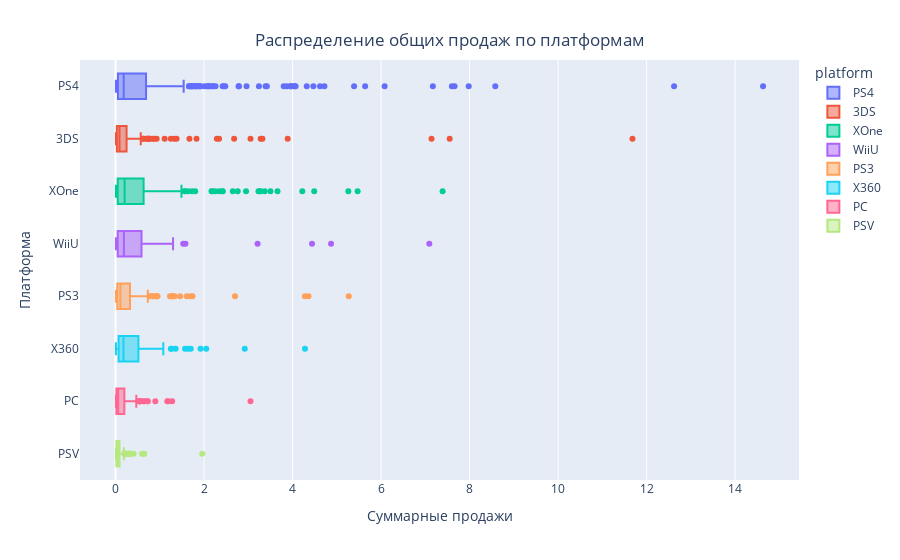

Notebook source saved alongside this figure:
### Markdown cell above
<div class="alert alert-block alert-success">
<b>✅Комментарий ревьюера 2:</b> Отлично, исправлено!👍  </div>

### Code cell
top = top_platforms(data_actual, 8, only_top=True)
fig = px.box(data_actual.query('platform in @top'), 
             y='platform', x="total_sales", 
             color='platform', orientation='h')
fig.update_layout(title={
                'text': "Распределение общих продаж по платформам",
                'y':0.94,
                'x':0.5,
                'xanchor': 'center',
                'yanchor': 'top'
             })
fig.update_xaxes(title = "Суммарные продажи")
fig.update_yaxes(title = "Платформа")
fig.show()

fig.update_xaxes(range=(0,4))
fig.show()

### Figure 1 — Plotly figure (JSON) as saved in the notebook; plotly's stock layout.template omitted (floating-point values rounded to 4 significant figures; data arrays with more than 128 entries replaced by an {"elided": "..."} marker saying what was removed)
{"data": [{"alignmentgroup": "True", "hovertemplate": "platform=%{y}<br>total_sales=%{x}<extra></extra>", "legendgroup": "PS4", "marker": {"color": "#636efa"}, "name": "PS4", "notched": false, "offsetgroup": "PS4", "orientation": "h", "showlegend": true, "type": "box", "x": {"elided": "376 float values"}, "x0": " ", "xaxis": "x", "y": {"elided": "376 str values"}, "y0": " ", "yaxis": "y"}, {"alignmentgroup": "True", "hovertemplate": "platform=%{y}<br>total_sales=%{x}<extra></extra>", "legendgroup": "3DS", "marker": {"color": "#EF553B"}, "name": "3DS", "notched": false, "offsetgroup": "3DS", "orientation": "h", "showlegend": true, "type": "box", "x": {"elided": "212 float values"}, "x0": " ", "xaxis": "x", "y": {"elided": "212 str values"}, "y0": " ", "yaxis": "y"}, {"alignmentgroup": "True", "hovertemplate": "platform=%{y}<br>total_sales=%{x}<extra></extra>", "legendgroup": "XOne", "marker": {"color": "#00cc96"}, "name": "XOne", "notched": false, "offsetgroup": "XOne", "orientation": "h", "showlegend": true, "type": "box", "x": {"elided": "228 float values"}, "x0": " ", "xaxis": "x", "y": {"elided": "228 str values"}, "y0": " ", "yaxis": "y"}, {"alignmentgroup": "True", "hovertemplate": "platform=%{y}<br>total_sales=%{x}<extra></extra>", "legendgroup": "WiiU", "marker": {"color": "#ab63fa"}, "name": "WiiU", "notched": false, "offsetgroup": "WiiU", "orientation": "h", "showlegend": true, "type": "box", "x": [7.09, 4.87, 4.44, 3.21, 1.58, 1.53, 1.3, 1.23, 1.19, 1.03, 1.01, 0.84, 0.76, 0.73, 0.7, 0.67, 0.65, 0.64, 0.57, 0.53, 0.52, 0.51, 0.48, 0.46, 0.46, 0.44, 0.42, 0.42, 0.38, 0.37, 0.34, 0.31, 0.27, 0.25, 0.24, 0.22, 0.19, 0.19, 0.15, 0.13, 0.12, 0.11, 0.11, 0.1, 0.09, 0.1, 0.09, 0.09, 0.08, 0.07, 0.06, 0.06, 0.06, 0.07, 0.05, 0.05, 0.05, 0.03, 0.03, 0.03, 0.03, 0.03, 0.02, 0.02, 0.02, 0.02, 0.01, 0.01, 0.01, 0.01, 0.01, 0.01, 0.01], "x0": " ", "xaxis": "x", "y": ["WiiU", "WiiU", "WiiU", "WiiU", "WiiU", "WiiU", "WiiU", "WiiU", "WiiU", "WiiU", "WiiU", "WiiU", "WiiU", "WiiU", "WiiU", "WiiU", "WiiU", "WiiU", "WiiU", "WiiU", "WiiU", "WiiU", "WiiU", "WiiU", "WiiU", "WiiU", "WiiU", "WiiU", "WiiU", "WiiU", "WiiU", "WiiU", "WiiU", "WiiU", "WiiU", "WiiU", "WiiU", "WiiU", "WiiU", "WiiU", "WiiU", "WiiU", "WiiU", "WiiU", "WiiU", "WiiU", "WiiU", "WiiU", "WiiU", "WiiU", "WiiU", "WiiU", "WiiU", "WiiU", "WiiU", "WiiU", "WiiU", "WiiU", "WiiU", "WiiU", "WiiU", "WiiU", "WiiU", "WiiU", "WiiU", "WiiU", "WiiU", "WiiU", "WiiU", "WiiU", "WiiU", "WiiU", "WiiU"], "y0": " ", "yaxis": "y"}, {"alignmentgroup": "True", "hovertemplate": "platform=%{y}<br>total_sales=%{x}<extra></extra>", "legendgroup": "PS3", "marker": {"color": "#FFA15A"}, "name": "PS3", "notched": false, "offsetgroup": "PS3", "orientation": "h", "showlegend": true, "type": "box", "x": {"elided": "219 float values"}, "x0": " ", "xaxis": "x", "y": {"elided": "219 str values"}, "y0": " ", "yaxis": "y"}, {"alignmentgroup": "True", "hovertemplate": "platform=%{y}<br>total_sales=%{x}<extra></extra>", "legendgroup": "X360", "marker": {"color": "#19d3f3"}, "name": "X360", "notched": false, "offsetgroup": "X360", "orientation": "h", "showlegend": true, "type": "box", "x": [4.28, 2.92, 2.05, 1.92, 1.7, 1.63, 1.57, 1.36, 1.27, 1.25, 1.08, 1.07, 1.01, 0.97, 0.94, 0.93, 0.9, 0.89, 0.89, 0.89, 0.87, 0.78, 0.74, 0.73, 0.64, 0.61, 0.53, 0.53, 0.48, 0.46, 0.45, 0.45, 0.45, 0.43, 0.43, 0.42, 0.39, 0.38, 0.38, 0.36, 0.35, 0.31, 0.32, 0.32, 0.31, 0.29, 0.27, 0.27, 0.23, 0.23, 0.23, 0.23, 0.22, 0.22, 0.2, 0.18, 0.18, 0.16, 0.17, 0.17, 0.16, 0.14, 0.14, 0.12, 0.12, 0.1, 0.1, 0.1, 0.1, 0.1, 0.09, 0.1, 0.09, 0.09, 0.08, 0.08, 0.08, 0.08, 0.09, 0.08, 0.07, 0.07, 0.08, 0.06, 0.07, 0.06, 0.07, 0.06, 0.07, 0.05, 0.05, 0.05, 0.05, 0.04, 0.04, 0.04, 0.04, 0.04, 0.03, 0.03, 0.03, 0.02, 0.03, 0.02, 0.02, 0.02, 0.02, 0.02, 0.02, 0.01, 0.01], "x0": " ", "xaxis": "x", "y": ["X360", "X360", "X360", "X360", "X360", "X360", "X360", "X360", "X360", "X360", "X360", "X360", "X360", "X360", "X360", "X360", "X360", "X360", "X360", "X360", "X360", "X360", "X360", "X360", "X360", "X360", "X360", "X360", "X360", "X360", "X360", "X360", "X360", "X360", "X360", "X360", "X360", "X360", "X360", "X360", "X360", "X360", "X360", "X360", "X360", "X360", "X360", "X360", "X360", "X360", "X360", "X360", "X360", "X360", "X360", "X360", "X360", "X360", "X360", "X360", "X360", "X360", "X360", "X360", "X360", "X360", "X360", "X360", "X360", "X360", "X360", "X360", "X360", "X360", "X360", "X360", "X360", "X360", "X360", "X360", "X360", "X360", "X360", "X360", "X360", "X360", "X360", "X360", "X360", "X360", "X360", "X360", "X360", "X360", "X360", "X360", "X360", "X360", "X360", "X360", "X360", "X360", "X360", "X360", "X360", "X360", "X360", "X360", "X360", "X360", "X360"], "y0": " ", "yaxis": "y"}, {"alignmentgroup": "True", "hovertemplate": "platform=%{y}<br>total_sales=%{x}<extra></extra>", "legendgroup": "PC", "marker": {"color": "#FF6692"}, "name": "PC", "notched": false, "offsetgroup": "PC", "orientation": "h", "showlegend": true, "type": "box", "x": {"elided": "151 float values"}, "x0": " ", "xaxis": "x", "y": {"elided": "151 str values"}, "y0": " ", "yaxis": "y"}, {"alignmentgroup": "True", "hovertemplate": "platform=%{y}<br>total_sales=%{x}<extra></extra>", "legendgroup": "PSV", "marker": {"color": "#B6E880"}, "name": "PSV", "notched": false, "offsetgroup": "PSV", "orientation": "h", "showlegend": true, "type": "box", "x": {"elided": "295 float values"}, "x0": " ", "xaxis": "x", "y": {"elided": "295 str values"}, "y0": " ", "yaxis": "y"}], "layout": {"boxmode": "overlay", "legend": {"title": {"text": "platform"}, "tracegroupgap": 0}, "margin": {"t": 60}, "title": {"text": "Распределение общих продаж по платформам", "x": 0.5, "xanchor": "center", "y": 0.94, "yanchor": "top"}, "xaxis": {"anchor": "y", "domain": [0, 1], "title": {"text": "Суммарные продажи"}}, "yaxis": {"anchor": "x", "categoryarray": ["PSV", "PC", "X360", "PS3", "WiiU", "XOne", "3DS", "PS4"], "categoryorder": "array", "domain": [0, 1], "title": {"text": "Платформа"}}}}
